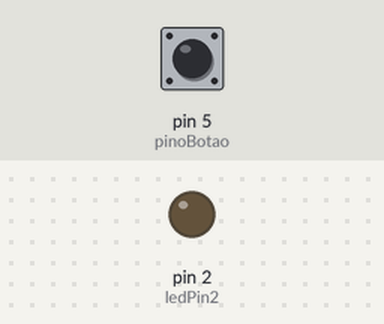
Simulated run of this sketch. Board: Arduino Uno, built with avr-gcc and run on an emulated ATmega328P. On the bench: output pins drawn as LEDs (lit = HIGH). The test bench sets the inputs (shaded band); at power-on: pin 5 (pinoBotao) LOW.

Above: at 1.2 s.
1.3 s: pin 5 (pinoBotao) pulled HIGH for 0.15 s
At 1.37 s:
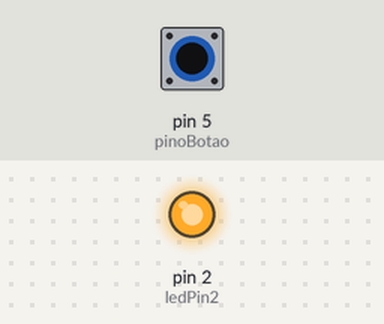
2.9 s: pin 5 (pinoBotao) pulled HIGH for 3.2 s
At 7.5 s:
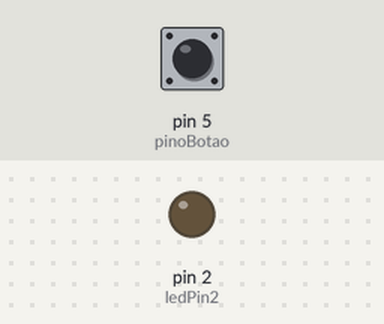
Timing chart, 0 to 9.0 s (numbered marks = the images above; inputs shaded):
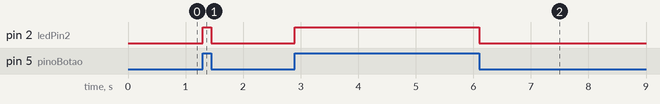

The sketch:

input_Arduino.ino
```cpp
#define pinoBotao 5
#define ledPin2 2


int statusBotao = 0;

void setup() {

  pinMode(ledPin2, OUTPUT);

  pinMode(pinoBotao, INPUT);
}

void loop() {

  statusBotao = digitalRead(pinoBotao);

  if (statusBotao == 1) {

    digitalWrite(ledPin2, HIGH);
  } else {

    digitalWrite(ledPin2, LOW);
  }
}
```

Measured:
- after the input at 1.3 s, pin 2 (ledPin2): LOW → HIGH at once, → LOW 0.15 s later
- after the input at 2.9 s, pin 2 (ledPin2): LOW → HIGH at once, → LOW 3.2 s later
